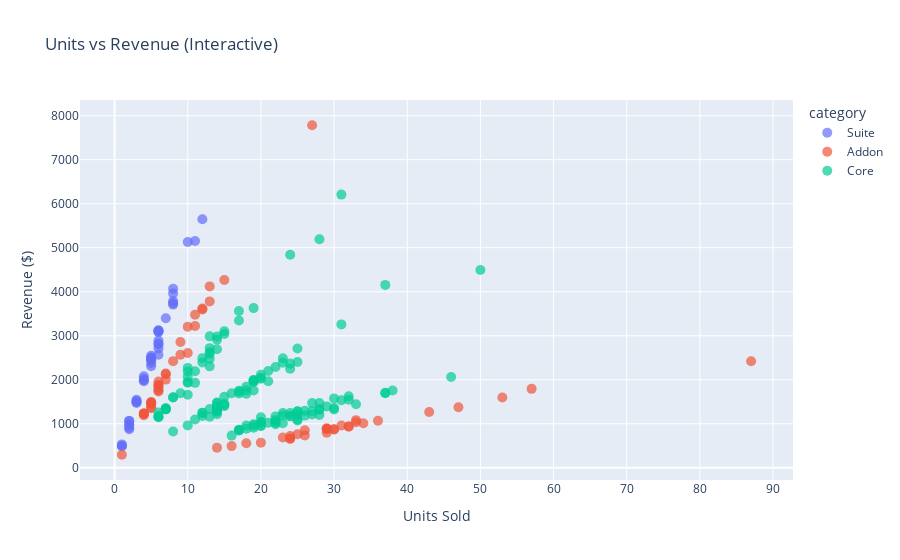

Notebook cell for this chart:
### Code cell
# Interactive scatter - hover shows details
fig = px.scatter(df, x='units', y='revenue', color='category',
                 hover_data=['product', 'region'],  # Shows on hover
                 title='Units vs Revenue (Interactive)',
                 labels={'units': 'Units Sold', 'revenue': 'Revenue ($)'})
fig.update_traces(marker=dict(size=10, opacity=0.7))
fig.write_html('outputs/interactive_scatter.html')  # Save as HTML
fig.show()

### Figure 1 — Plotly figure (JSON) as saved in the notebook; plotly's stock layout.template omitted (floating-point values rounded to 4 significant figures; data arrays with more than 128 entries replaced by an {"elided": "..."} marker saying what was removed)
{"data": [{"customdata": [["Enterprise", "EMEA"], ["Enterprise", "APAC"], ["Enterprise", "APAC"], ["Enterprise", "EMEA"], ["Enterprise", "APAC"], ["Enterprise", "APAC"], ["Enterprise", "AMER"], ["Enterprise", "APAC"], ["Enterprise", null], ["Enterprise", "EMEA"], ["Enterprise", "EMEA"], ["Enterprise", "AMER"], ["Enterprise", "APAC"], ["Enterprise", null], ["Enterprise", "Nordics"], ["Enterprise", "AMER"], ["Enterprise", "AMER"], ["Enterprise", "EMEA"], ["Enterprise", "APAC"], ["Enterprise", "Nordics"], ["Enterprise", "AMER"], ["Enterprise", "EMEA"], ["Enterprise", "AMER"], ["Enterprise", "AMER"], ["Enterprise", "EMEA"], ["Enterprise", "AMER"], ["Enterprise", "AMER"], ["Enterprise", "APAC"], ["Enterprise", "APAC"], ["Enterprise", "AMER"], ["Enterprise", "APAC"], ["Enterprise", "AMER"], ["Enterprise", "AMER"], ["Enterprise", null], ["Enterprise", "AMER"], ["Enterprise", "AMER"], ["Enterprise", "AMER"], ["Enterprise", "Nordics"], ["Enterprise", "AMER"], ["Enterprise", "AMER"], ["Enterprise", "AMER"], ["Enterprise", "EMEA"]], "hovertemplate": "category=Suite<br>Units Sold=%{x}<br>Revenue ($)=%{y}<br>product=%{customdata[0]}<br>region=%{customdata[1]}<extra></extra>", "legendgroup": "Suite", "marker": {"color": "#636efa", "opacity": 0.7, "size": 10, "symbol": "circle"}, "mode": "markers", "name": "Suite", "orientation": "v", "showlegend": true, "type": "scatter", "x": [6, 5, 4, 3, 5, 2, 5, 8, 2, 1, 5, 8, 6, 8, 3, 2, 2, 5, 5, 3, 7, 2, 8, 5, 4, 4, 6, 8, 6, 6, 11, 12, 6, 1, 1, 3, 6, 6, 6, 4, 10, 2], "xaxis": "x", "y": [3083.0, 2507.0, 1989.0, 1471.0, 2470.0, 1066.0, 2441.0, 3958.0, 1061.0, 501.5, 2383.0, 3708.0, 2799.0, 4068.0, 1510.0, 908.3, 976.4, 2305.0, 2488.0, 1545.0, 3397.0, 976.2, 3786.0, 2544.0, 2022.0, 1967.0, 2823.0, 3737.0, 3123.0, 2713.0, 5153.0, 5646.0, 3111.0, 487.7, 532.0, 1497.0, 2568.0, 2892.0, 3101.0, 2079.0, 5130.0, 876.3], "yaxis": "y"}, {"customdata": [["Add-on", "APAC"], ["Analytics", "EMEA"], ["Add-on", "EMEA"], ["Add-on", "EMEA"], ["Analytics", "EMEA"], ["Analytics", "APAC"], ["Add-on", "AMER"], ["Analytics", "APAC"], ["Add-on", "APAC"], ["Add-on", "EMEA"], ["Add-on", "APAC"], ["Analytics", "AMER"], ["Add-on", "APAC"], ["Analytics", "Nordics"], ["Analytics", "APAC"], ["Analytics", "AMER"], ["Add-on", "APAC"], ["Add-on", "EMEA"], ["Add-on", "EMEA"], ["Add-on", "EMEA"], ["Add-on", "EMEA"], ["Analytics", "EMEA"], ["Add-on", "AMER"], ["Analytics", "APAC"], ["Analytics", "EMEA"], ["Add-on", "EMEA"], ["Analytics", null], ["Analytics", "EMEA"], ["Analytics", "Nordics"], ["Analytics", "AMER"], ["Analytics", "EMEA"], ["Add-on", "AMER"], ["Analytics", "EMEA"], ["Add-on", "AMER"], ["Analytics", "APAC"], ["Analytics", null], ["Analytics", "AMER"], ["Add-on", "APAC"], ["Add-on", "EMEA"], ["Analytics", "AMER"], ["Analytics", "APAC"], ["Analytics", "AMER"], ["Add-on", "AMER"], ["Analytics", "EMEA"], ["Add-on", "EMEA"], ["Add-on", "EMEA"], ["Analytics", "AMER"], ["Analytics", "AMER"], ["Analytics", "APAC"], ["Add-on", "AMER"], ["Analytics", "AMER"], ["Add-on", "APAC"], ["Analytics", "AMER"], ["Analytics", "EMEA"], ["Add-on", "EMEA"], ["Add-on", "Nordics"], ["Analytics", "Nordics"], ["Analytics", "EMEA"], ["Add-on", "Nordics"], ["Add-on", "AMER"], ["Add-on", "EMEA"], ["Analytics", "APAC"]], "hovertemplate": "category=Addon<br>Units Sold=%{x}<br>Revenue ($)=%{y}<br>product=%{customdata[0]}<br>region=%{customdata[1]}<extra></extra>", "legendgroup": "Addon", "marker": {"color": "#EF553B", "opacity": 0.7, "size": 10, "symbol": "circle"}, "mode": "markers", "name": "Addon", "orientation": "v", "showlegend": true, "type": "scatter", "x": [18, 8, 34, 23, 11, 4, 32, 6, 29, 26, 20, 5, 16, 6, 7, 13, 29, 32, 29, 29, 30, 1, 31, 10, 27, 33, 7, 9, 4, 11, 6, 47, 7, 43, 4, 4, 13, 26, 36, 10, 5, 9, 24, 5, 53, 25, 15, 6, 6, 33, 5, 57, 12, 6, 87, 14, 5, 5, 24, 30, 24, 12], "xaxis": "x", "y": [556.3, 2423.0, 1013.0, 687.0, 3478.0, 1194.0, 933.9, 1732.0, 882.0, 734.2, 571.6, 1377.0, 492.9, 1873.0, 2140.0, 4121.0, 878.8, 943.1, 795.0, 898.6, 871.6, 296.4, 962.8, 3204.0, 7782.0, 1037.0, 2125.0, 2569.0, 1235.0, 3222.0, 1760.0, 1377.0, 2003.0, 1268.0, 1229.0, 1236.0, 3780.0, 853.0, 1070.0, 2607.0, 1494.0, 2858.0, 657.5, 1486.0, 1599.0, 760.7, 4265.0, 1962.0, 1881.0, 1083.0, 1356.0, 1794.0, 3598.0, 1821.0, 2421.0, 457.5, 1455.0, 1464.0, 665.2, 875.8, 719.5, 3620.0], "yaxis": "y"}, {"customdata": {"elided": "138x2 str values"}, "hovertemplate": "category=Core<br>Units Sold=%{x}<br>Revenue ($)=%{y}<br>product=%{customdata[0]}<br>region=%{customdata[1]}<extra></extra>", "legendgroup": "Core", "marker": {"color": "#00cc96", "opacity": 0.7, "size": 10, "symbol": "circle"}, "mode": "markers", "name": "Core", "orientation": "v", "showlegend": true, "type": "scatter", "x": {"elided": "138 int values"}, "xaxis": "x", "y": {"elided": "138 float values"}, "yaxis": "y"}], "layout": {"legend": {"title": {"text": "category"}, "tracegroupgap": 0}, "title": {"text": "Units vs Revenue (Interactive)"}, "xaxis": {"anchor": "y", "domain": [0, 1], "title": {"text": "Units Sold"}}, "yaxis": {"anchor": "x", "domain": [0, 1], "title": {"text": "Revenue ($)"}}}}
